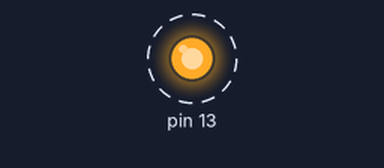
Simulated run of this sketch. Board: Arduino Uno, built with avr-gcc and run on an emulated ATmega328P. Parts: output pins drawn as LEDs (lit = HIGH). Dashed ring = blinking.

Above: at 0.05 s.
Timing chart, 0 to 3.0 s (numbered marks = the images above):
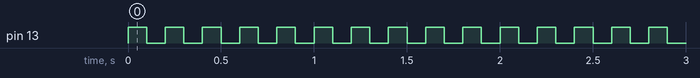

Measured:
- by itself, pin 13: alternates HIGH for 0.10 s and LOW for 0.10 s

The sketch:

LIGHT.ino
```cpp
#include "LIGHT.h"
LIGHT red(13);

void setup()
{
  red.begin();
}


void loop()
{
  red.on();
  delay(100);
  red.off();
  delay(100);
}
```

LIGHT.cpp
```cpp
#include "LIGHT.h"

LIGHT::LIGHT(int pin) {
  _pin = pin;
}

void LIGHT::begin() {
  pinMode(_pin, OUTPUT);
}

void LIGHT::on() {
  digitalWrite(_pin, HIGH);
}

void LIGHT::off() {
  digitalWrite(_pin, LOW);
}
```

LIGHT.h
```cpp
#ifndef LIGHT_h
#define LIGHT_h

#include "Arduino.h"

class LIGHT {
  public:
    LIGHT(int pin);
    void begin();
    void on();
    void off();

  private:
    int _pin;
};

#endif
```
